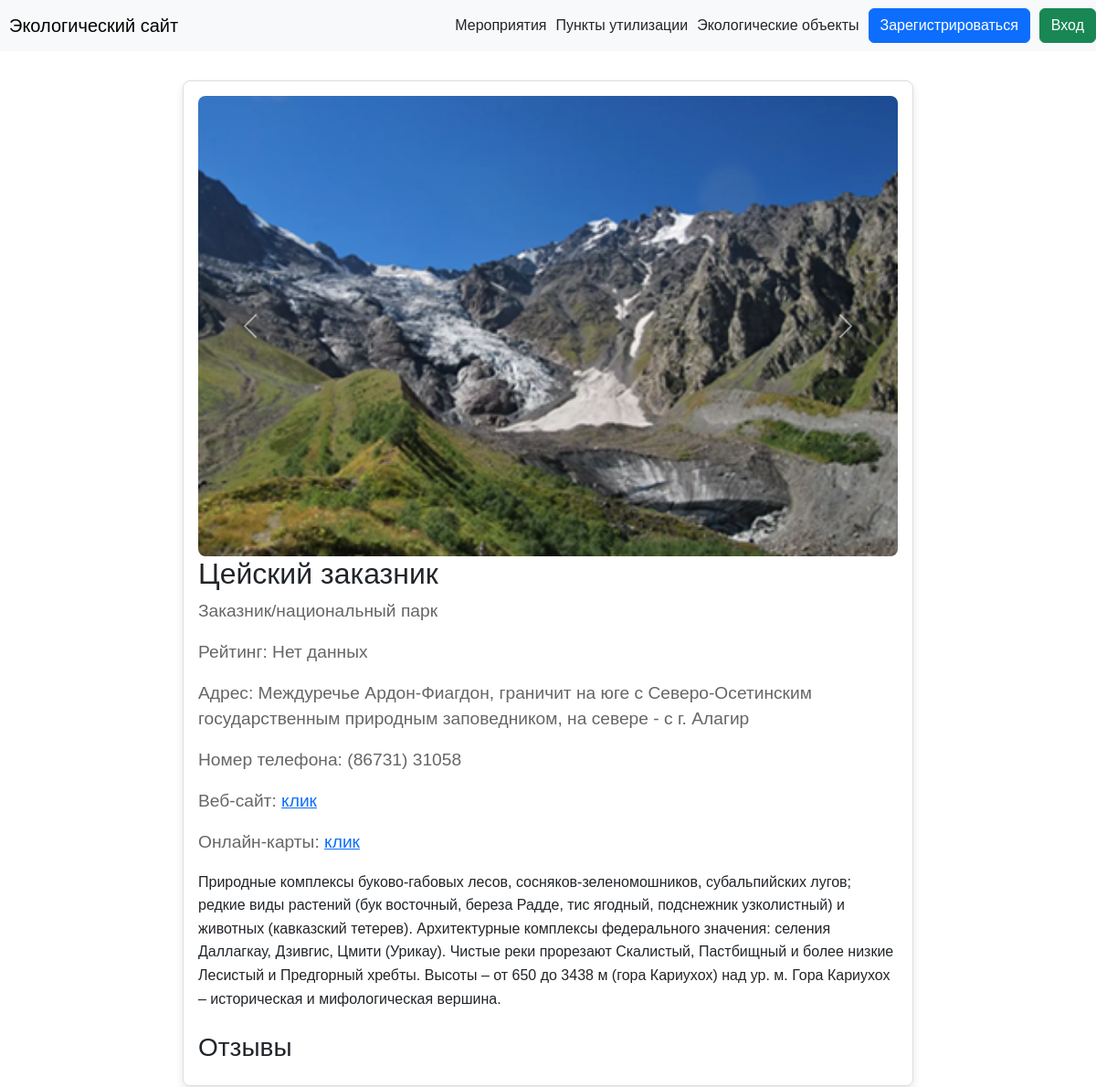
The app's page /object/1 with its own data.
### data/objects.py (models this page shows)
class Object(SqlAlchemyBase, UserMixin, SerializerMixin):
    __tablename__ = 'objects'
    id = sqlalchemy.Column(sqlalchemy.Integer,
                           primary_key=True, autoincrement=True)
    title = sqlalchemy.Column(sqlalchemy.String)
    address = sqlalchemy.Column(sqlalchemy.String, nullable=True)
    rating = sqlalchemy.Column(sqlalchemy.Float, nullable=True)
    phone = sqlalchemy.Column(sqlalchemy.String, nullable=True)
    images = sqlalchemy.Column(sqlalchemy.String, nullable=True)
    category_id = sqlalchemy.Column(sqlalchemy.Integer, sqlalchemy.ForeignKey('categories.id'))
    website = sqlalchemy.Column(sqlalchemy.String, nullable=True)
    description = sqlalchemy.Column(sqlalchemy.String, nullable=True)
    maps_url = sqlalchemy.Column(sqlalchemy.String, nullable=True)

### data/categories.py (models this page shows)
class Category(SqlAlchemyBase, UserMixin, SerializerMixin):
    __tablename__ = 'categories'
    id = sqlalchemy.Column(sqlalchemy.Integer,
                           primary_key=True, autoincrement=True)
    title = sqlalchemy.Column(sqlalchemy.String, nullable=True)

### server.py (the view)
@app.route('/object/<int:id>', methods=['GET', 'POST'])
def object(id):
    db_sess = db_session.create_session()
    object = db_sess.query(Object).filter(Object.id == id).first()
    category = db_sess.query(Category).filter(Category.id == object.category_id).first()
    images = object.images.split(', ')
    feedbacks = db_sess.query(Review).filter(Review.object_id == id).all()
    if current_user.is_authenticated:
        return render_template('object.html', object=object, images=images, name=current_user.name, reviews=feedbacks, category=category)
    else:
        return render_template('object.html', object=object, images=images, reviews=feedbacks, category=category)

### data/db_session.py (called while the page is built)
def create_session() -> Session:
    global __factory
    return __factory()

### templates/object.html (shortened to what this page needs)
{% extends "base.html" %}
{% block content %}
<div id="carouselExample" class="carousel slide">
    <div class="carousel-inner">
        {% for image in images %}
        <div class="carousel-item {% if loop.first %}active{% endif %}">
            <img src="../static/images/{{ image }}" class="d-block w-100" alt="...">
        </div>
        {% endfor %}
    </div>
    <button class="carousel-control-prev" type="button" data-bs-target="#carouselExample" data-bs-slide="prev">
        <span class="carousel-control-prev-icon" aria-hidden="true"></span>
    </button>
    <button class="carousel-control-next" type="button" data-bs-target="#carouselExample" data-bs-slide="next">
        <span class="carousel-control-next-icon" aria-hidden="true"></span>
    </button>
</div>
<h1 class="object-title">{{ object.title }}</h1>
<div class="object-rating">
    {{ category.title }}
</div>
<div class="object-rating">
    {% if object.rating is none or object.rating == '' %}
    Рейтинг: <span id="rating">Нет данных</span>
    {% else %}
    Рейтинг: <span id="rating">{{ object.rating }}</span>
    {% endif %}
</div>
<div class="object-rating">
    {% if object.address is none or object.address == '' %}
    Адрес: нет данных
    {% else %}
    Адрес: {{ object.address }}
    {% endif %}
</div>
<div class="object-rating">
    {% if object.phone is none or object.phone == '' %}
    Номер телефона: нет данных
    {% else %}
    Номер телефона: {{ object.phone }}
    {% endif %}
</div>
<div class="object-rating">
    {% if object.website is none or object.website == '' %}
    Веб-сайт: нет данных
    {% else %}
    Веб-сайт: <a href="{{ object.website }}">клик</a>
    {% endif %}
</div>
<div class="object-rating">
    {% if object.maps_url is none or object.maps_url == '' %}
    Онлайн-карты: нет данных
    {% else %}
    Онлайн-карты: <a href="{{ object.maps_url }}">клик</a>
    {% endif %}
</div>
<p class="object-description">
    {% if object.description is none or object.description == '' %}
    Нет описания
    {% else %}
    {{ object.description }}
    {% endif %}
</p>
<div class="reviews">
    <h3>Отзывы</h3>
</div>
{% endblock %}

### static/css/style.css (style rules this page uses)
body { font-family: Arial, sans-serif; margin: 0; padding: 0; }

### templates/object.html (style rules this page uses)
.object-title { font-size: 2rem; margin-bottom: 0.5rem; }
.object-rating { font-size: 1.2rem; color: #666; margin-bottom: 1rem; }
.object-description { line-height: 1.6; margin-bottom: 1.5rem; }
.carousel-item img { width: 100%; border-radius: 8px; }

### records on screen
Object: images (picture), title "Цейский заказник", address "Междуречье Ардон-Фиагдон, граничит на юге с Северо-Осетинским государственным природным заповедником, на севере - с г. Алагир", phone "(86731) 31058", description "Природные комплексы буково-габовых лесов, сосняков-зеленомошников, субальпийских лугов; редкие виды растений (бук восточный, береза Радде, тис ягодный, подснежник узколистный) и животных (кавказский тетерев). Архитектурные комплексы федерального значения: селения Даллагкау, Дзивгис, Цмити (Урикау). Чистые реки прорезают Скалистый, Пастбищный и более низкие Лесистый и Предгорный хребты. Высоты – от 650 до 3438 м (гора Кариухох) над ур. м. Гора Кариухох – историческая и мифологическая вершина."
Category: title "Заказник/национальный парк"
